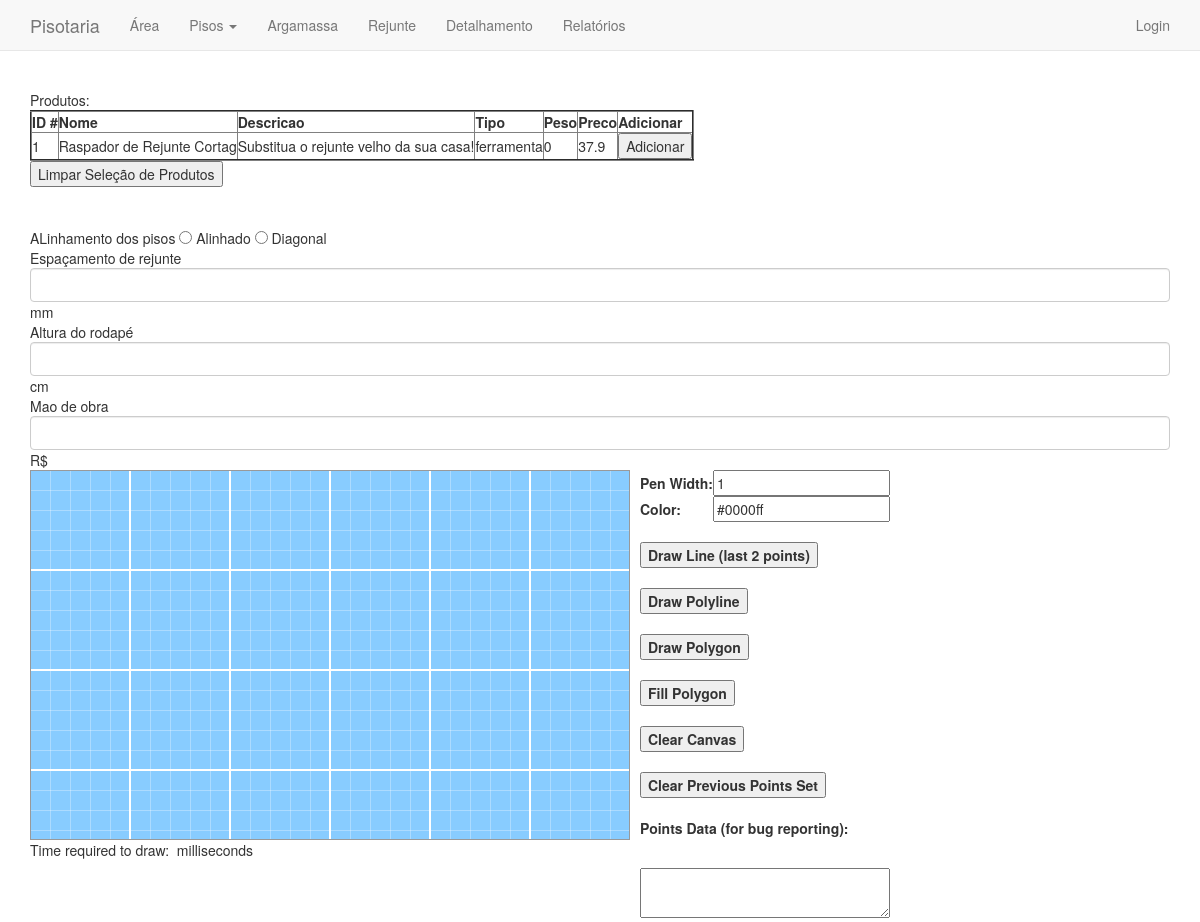
The app's page /produtos/ver/1 with its own data.
### tables this page shows
CREATE TABLE IF NOT EXISTS `produto` (
  `id` int(6) unsigned NOT NULL,
  `nome` varchar(50) NOT NULL,
  `descricao` varchar(80) NOT NULL,
  `peso` int(11) NOT NULL,
  `preco` float NOT NULL,
  `tipo` varchar(100) NOT NULL
);

### application/controllers/Produtos.php (called while the page is built, shortened)
<?php
class Produtos extends CI_Controller {
    public function ver ($id = 0){
        $ID = (int)$id;
        $this->load->library("ProdutoFactory");
        $data = array("produtos" => $this->produtofactory->getProduto($ID));
        $this->load->view("template/header");
        $this->load->view("show_produtos", $data);
        $this->load->view("template/footer");
    }
}

### index.php (called while the page is built, shortened)
<?php
require_once BASEPATH.'core/CodeIgniter.php';

### application/models/Produto_model.php (called while the page is built, shortened)
<?php
class Produto_model extends CI_Model {
    private $_id;
    private $_nome;
    private $_descricao;
    private $_peso;
    private $_preco;
    private $_tipo;
    function get_id () {
        return $this->_id;
    }
    function set_id ($_id) {
        $this->_id = $_id;
    }
    function get_nome () {
        return $this->_nome;
    }
    function set_nome ($_nome){
        $this->_nome=$_nome;
    }
    function get_descricao (){
        return $this->_descricao;
    }
    function set_descricao($_descricao){
        $this->_descricao=$_descricao;
    }
    function get_peso (){
        return $this->_peso;
    }
    function set_peso($_peso){
        $this->_peso=$_peso;
    }
    function get_preco(){
        return $this->_preco;
    }
    function set_preco($_preco){
        $this->_preco=$_preco;
    }
    function get_tipo (){
        return $this->_tipo;
    }
    function set_tipo($_tipo){
        $this->_tipo=$_tipo;
    }
}

### application/libraries/ProdutoFactory.php (called while the page is built, shortened)
<?php
class ProdutoFactory {
    private $_ci;
    function __construct() {
        $this->_ci = & get_instance();
    }
    public function getProduto($id = 0) {
        if ($id > 0) {
            $query = $this->_ci->db->get_where("produto", array("id" => $id));
            if ($query->num_rows() > 0) {
                return $this->createObjectFromData($query->row());
            }
            return false;
        }
    }
    public function createObjectFromData($row) {
        $produto= new Produto_Model();
        $produto->set_id($row->id);
        $produto->set_nome($row->nome);
        $produto->set_descricao($row->descricao);
        $produto->set_preco($row->preco);
        $produto->set_peso($row->peso);
        $produto->set_tipo($row->tipo);
        return $produto;
    }
}

### application/views/show_produtos.php (the view, shortened to what this page needs)
<?php
if ($produtos !== FALSE) {
echo <<<HTML
                <br>Produtos: </br>
		<table border='2' class="sortable" id="myTable" >
			<thead>
                        <tr>
				<th>ID #</th>
				<th>Nome</th>
				<th>Descricao</th>
				<th>Tipo</th>
                                <th>Peso</th>
                                <th>Preco</th>
                                <th>Adicionar</th>
                        </tr>
                        </thead>
                        <tbody>
HTML;
if (is_array($produtos) && count($produtos)) {
foreach ($produtos as $produto) {
                                    echo "<tr onclick= 'produtoadd({$produto->get_id()})'>";
                                        echo "<td>".$produto->get_id()."</td>";;
					echo "<td>".$produto->get_nome()."</td>";
					echo "<td>".$produto->get_descricao()."</td>";
					echo "<td>".$produto->get_tipo()."</td>";
					echo "<td>".$produto->get_peso()."</td>";
					echo "<td>".$produto->get_preco()."</td>";
                                        echo "<td>";
                                                if (isset($_SESSION['PRODUTO'])) {
                                                         if (in_array($produto->get_id(), $_SESSION['PRODUTO'])) {
                                                            echo "<button type='button' id=produto{$produto->get_id()}>Remover</button>";
                                                        } else {
                                                            echo "<button type='button' id=produto{$produto->get_id()}>Adicionar</button>";
                                                        }
                                                }else {
                                                            echo "<button type='button' id=produto{$produto->get_id()}>Adicionar</button>";
                                                }
                                        echo "</td>";
                                    echo "</tr>";
}
} else {
echo <<<HTML
                                    <tr onclick='produtoadd({$produtos->get_id()})'>
                                                <td>{$produtos->get_id()}</td>
						<td>{$produtos->get_nome()}</td>
						<td>{$produtos->get_descricao()}</td>
						<td>{$produtos->get_tipo()}</td>
						<td>{$produtos->get_peso()}</td>
						<td>{$produtos->get_preco()}</td>
                                                <td> <button type="button" id=btn >Adicionar</button></td>
                                    </tr>
HTML;
}
    echo  "</tbody></table>";
    echo "<button onclick='limpar_produtos()'>Limpar Seleção de Produtos </button><br><br>";
echo '
            <br>ALinhamento dos pisos
            <INPUT TYPE="RADIO" NAME="Alinhamento" VALUE="op1"> Alinhado
            <INPUT TYPE="RADIO" NAME="Alinhamento" VALUE="op2"> Diagonal
            <br>Espaçamento de rejunte
            <input type="number" class="form-control" id="espacamentoRejunte" > mm
            <br>Altura do rodapé
            <input type="number" class="form-control" id="alturaRodape" > cm
            <br>Mao de obra
            <input type="number" class="form-control" id="maodeObra" > R$
       ';
} else {
        echo "<p>Não foi encontrado nenhum Produto, tente novamente.</p>";
}
echo '
<table>
<tr>
<td valign="top">
<div id="canvas" style="overflow:hidden;position:relative;width:600px;height:370px;border:#999999 1px solid;"></div>
<p>Time required to draw: <b><span id="timems"></span></b>&nbsp;milliseconds</p>
<td valign="top" style="padding-left:10px">
<table>
<tr><td><b>Pen Width:</b></td><td><input id="penwidth" type="text" value="1" size="20"/></td></tr>
<tr><td><b>Color:</b></td><td><input id="color" type="text" value="#0000ff" size="20""/></td></tr>
</table>
<br>
<input style="font-weight:bold" type="button" value="Draw Line (last 2 points)" onclick="drawLine();"/>
<br><br>
<input style="font-weight:bold" type="button" value="Draw Polyline" onclick="drawPolyline();"/>
<br><br>
<input style="font-weight:bold" type="button" value="Draw Polygon" onclick="drawPolygon();"/>
<br><br>
<input style="font-weight:bold" type="button" value="Fill Polygon" onclick="fillPolygon();"/>
<br><br>
<input style="font-weight:bold" type="button" value="Clear Canvas" onclick="clearCanvas();"/>
<br><br>
<input style="font-weight:bold" type="button" value="Clear Previous Points Set" onclick="clearPreviousPoints();"/>
<br><br>
<p><b>Points Data (for bug reporting):</b></p><br>
<textarea  style="height:50px;width:250px" id="txt" rows="1" cols="20"></textarea><br>
</tr>
</table>
</div>
';

### assets/css/pisotaria-style.css (style rules this page uses)
div#canvas { background-color:#8CF; background-image: linear-gradient(white 2px, transparent 2px), linear-gradient(90deg, white 2px, transparent 2px), linear-gradient(rgba(255,255,255,.3) 1px, transparent 1px), linear-gradient(90deg, rgba(255,255,255,.3) 1px, transparent 1px); background-size:100px 100px, 100px 100px, 20px 20px, 20px 20px; background-position:-2px -2px, -2px -2px, -1px -1px, -1px -1px; overflow:hidden; position:relative; width:100%; max-width: 1100px; height:400px; border:#999999 1px solid; }

### records on screen
produto: id "1", nome "Raspador de Rejunte Cortag", descricao "Substitua o rejunte velho da sua casa!", tipo "ferramenta", peso "0", preco "37.9"
